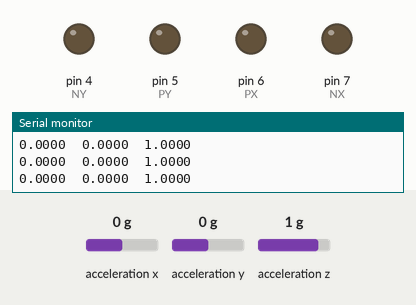
Simulated run of this sketch. Board: Arduino Uno, built with avr-gcc and run on an emulated ATmega328P. Parts: output pins drawn as LEDs (lit = HIGH), the last lines printed to the serial monitor. Wiring (inferred from the names in the program): MMA8452 accelerometer at I2C address 0x1D. Inputs (shaded band) come from the test bench; at power-on: acceleration x 0 g, acceleration y 0 g, acceleration z 1 g.

Above: at 1.2 s.
1.3 s: acceleration x set to -0.3 g
At 2.4 s:
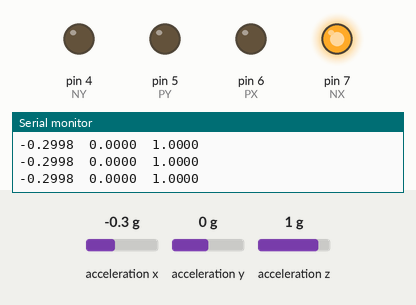
2.8 s: acceleration y set to -0.3 g
At 3.7 s:
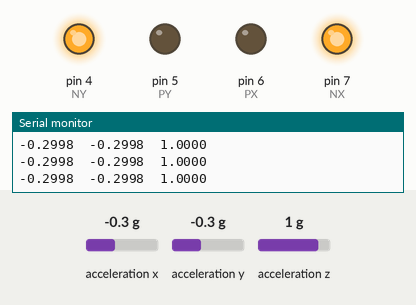
4.3 s: acceleration x set to 0 g
At 4.6 s:
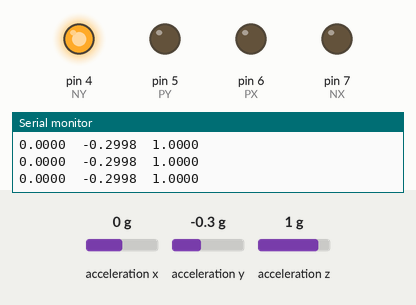
5.8 s: acceleration y set to 0.8 g
At 7.0 s:
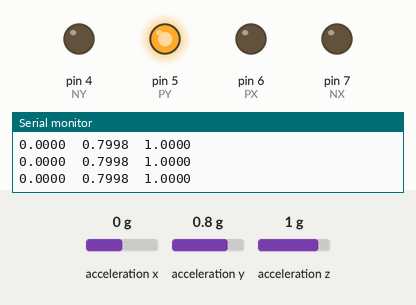
7.3 s: acceleration x set to -1.4 g
At 8.0 s:
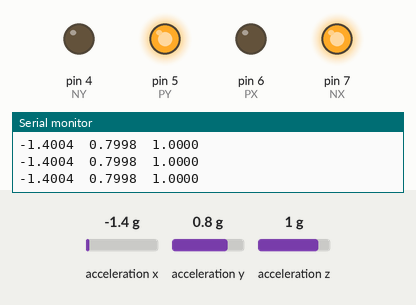
8.8 s: acceleration x set to 0.8 g
At 9.4 s:
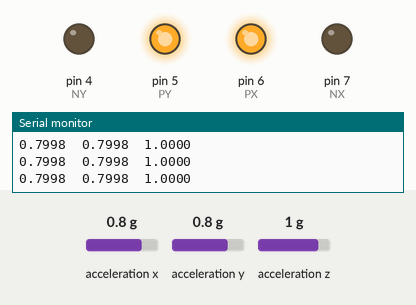
Timing chart, 0 to 11.3 s (numbered marks = the images above; inputs shaded):
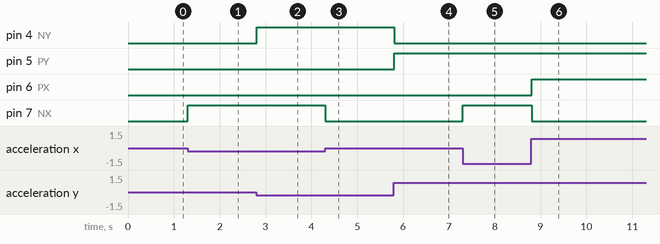

The sketch:

basic.ino
```cpp
// (licence header left out)
#include <Wire.h> // Used for I2C

// The SparkFun breakout board defaults to 1, set to 0 if SA0 jumper on the bottom of the board is set
#define MMA8452_ADDRESS 0x1D  // 0x1D if SA0 is high, 0x1C if low

//Define a few of the registers that we will be accessing on the MMA8452
#define OUT_X_MSB 0x01
#define XYZ_DATA_CFG  0x0E
#define WHO_AM_I   0x0D
#define CTRL_REG1  0x2A

#define PX 6
#define NX 7
#define PY 5
#define NY 4

#define GSCALE 2 // Sets full-scale range to +/-2, 4, or 8g. Used to calc real g values.

void setup()
{
  Serial.begin(57600);
  Serial.println("MMA8452 Basic Example");

  pinMode(PX, OUTPUT);
  pinMode(NX, OUTPUT);
  pinMode(PY, OUTPUT);
  pinMode(NY, OUTPUT);

  Wire.begin(); //Join the bus as a master

  initMMA8452(); //Test and intialize the MMA8452
}

void loop()
{
  int accelCount[3];  // Stores the 12-bit signed value
  readAccelData(accelCount);  // Read the x/y/z adc values

  // Now we'll calculate the accleration value into actual g's
  float accelG[3];  // Stores the real accel value in g's
  for (int i = 0 ; i < 3 ; i++)
  {
    accelG[i] = (float) accelCount[i] / ((1<<12)/(2*GSCALE));  // get actual g value, this depends on scale being set
  }

  if (accelG[0] > 0.1) {
    digitalWrite(PX, 1);
    digitalWrite(NX, 0);
  } else if (accelG[0] < -0.1) {
    digitalWrite(NX, 1);
    digitalWrite(PX, 0);
  } else {
    digitalWrite(PX, 0);
    digitalWrite(NX, 0);
  }

  if (accelG[1] > 0.1) {
    digitalWrite(PY, 1);
    digitalWrite(NY, 0);
  } else if (accelG[1] < -0.1) {
    digitalWrite(NY, 1);
    digitalWrite(PY, 0);
  } else {
    digitalWrite(PY, 0);
    digitalWrite(NY, 0);
  }

  // Print out values
  for (int i = 0 ; i < 3 ; i++)
  {
    Serial.print(accelG[i], 4);  // Print g values
    Serial.print("\t");  // tabs in between axes
  }
  Serial.println();

  delay(10);  // Delay here for visibility
}

void readAccelData(int *destination)
{
  byte rawData[6];  // x/y/z accel register data stored here

  readRegisters(OUT_X_MSB, 6, rawData);  // Read the six raw data registers into data array

  // Loop to calculate 12-bit ADC and g value for each axis
  for(int i = 0; i < 3 ; i++)
  {
    int gCount = (rawData[i*2] << 8) | rawData[(i*2)+1];  //Combine the two 8 bit registers into one 12-bit number
    gCount >>= 4; //The registers are left align, here we right align the 12-bit integer

    // If the number is negative, we have to make it so manually (no 12-bit data type)
    if (rawData[i*2] > 0x7F)
    {
      gCount = ~gCount + 1;
      gCount *= -1;  // Transform into negative 2's complement #
    }

    destination[i] = gCount; //Record this gCount into the 3 int array
  }
}

// Initialize the MMA8452 registers
// See the many application notes for more info on setting all of these registers:
// http://www.freescale.com/webapp/sps/site/prod_summary.jsp?code=MMA8452Q
void initMMA8452()
{
  byte c = readRegister(WHO_AM_I);  // Read WHO_AM_I register
  if (c == 0x2A) // WHO_AM_I should always be 0x2A
  {
    Serial.println("MMA8452Q is online...");
  }
  else
  {
    Serial.print("Could not connect to MMA8452Q: 0x");
    Serial.println(c, HEX);
    while(1) ; // Loop forever if communication doesn't happen
  }

  MMA8452Standby();  // Must be in standby to change registers

  // Set up the full scale range to 2, 4, or 8g.
  byte fsr = GSCALE;
  if(fsr > 8) fsr = 8; //Easy error check
  fsr >>= 2; // Neat trick, see page 22. 00 = 2G, 01 = 4A, 10 = 8G
  writeRegister(XYZ_DATA_CFG, fsr);

  //The default data rate is 800Hz and we don't modify it in this example code

  MMA8452Active();  // Set to active to start reading
}

// Sets the MMA8452 to standby mode. It must be in standby to change most register settings
void MMA8452Standby()
{
  byte c = readRegister(CTRL_REG1);
  writeRegister(CTRL_REG1, c & ~(0x01)); //Clear the active bit to go into standby
}

// Sets the MMA8452 to active mode. Needs to be in this mode to output data
void MMA8452Active()
{
  byte c = readRegister(CTRL_REG1);
  writeRegister(CTRL_REG1, c | 0x01); //Set the active bit to begin detection
}

// Read bytesToRead sequentially, starting at addressToRead into the dest byte array
void readRegisters(byte addressToRead, int bytesToRead, byte * dest)
{
  Wire.beginTransmission(MMA8452_ADDRESS);
  Wire.write(addressToRead);
  Wire.endTransmission(false); //endTransmission but keep the connection active

  Wire.requestFrom(MMA8452_ADDRESS, bytesToRead); //Ask for bytes, once done, bus is released by default

  while(Wire.available() < bytesToRead); //Hang out until we get the # of bytes we expect

  for(int x = 0 ; x < bytesToRead ; x++)
    dest[x] = Wire.read();
}

// Read a single byte from addressToRead and return it as a byte
byte readRegister(byte addressToRead)
{
  Wire.beginTransmission(MMA8452_ADDRESS);
  Wire.write(addressToRead);
  Wire.endTransmission(false); //endTransmission but keep the connection active

  Wire.requestFrom(MMA8452_ADDRESS, 1); //Ask for 1 byte, once done, bus is released by default

  while(!Wire.available()) ; //Wait for the data to come back
  return Wire.read(); //Return this one byte
}

// Writes a single byte (dataToWrite) into addressToWrite
void writeRegister(byte addressToWrite, byte dataToWrite)
{
  Wire.beginTransmission(MMA8452_ADDRESS);
  Wire.write(addressToWrite);
  Wire.write(dataToWrite);
  Wire.endTransmission(); //Stop transmitting
}
```

Measured:
- the behaviour switches between -0.1 and -0.2 g on acceleration x (found by bisection; images 0 and 1)
- the behaviour switches between -0.1 and -0.2 g on acceleration y (found by bisection; images 1 and 2)
- after the input at 1.3 s, pin 7 (NX): LOW → HIGH at once
- after the input at 2.8 s, pin 4 (NY): LOW → HIGH at once
- after the input at 4.3 s, pin 7 (NX): HIGH → LOW at once
- after the input at 5.8 s, pin 4 (NY): HIGH → LOW at once; pin 5 (PY): LOW → HIGH at once
- after the input at 7.3 s, pin 7 (NX): LOW → HIGH at once
- after the input at 8.8 s, pin 6 (PX): LOW → HIGH at once; pin 7 (NX): HIGH → LOW at once
